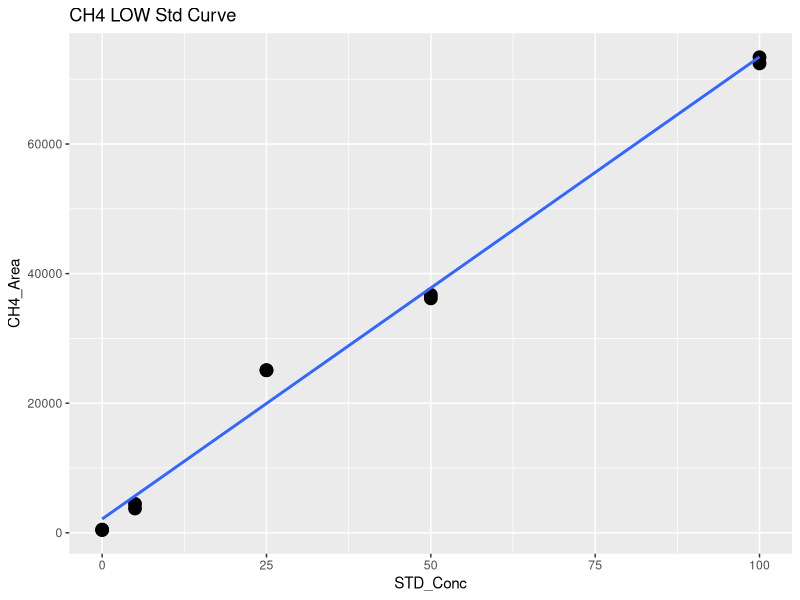
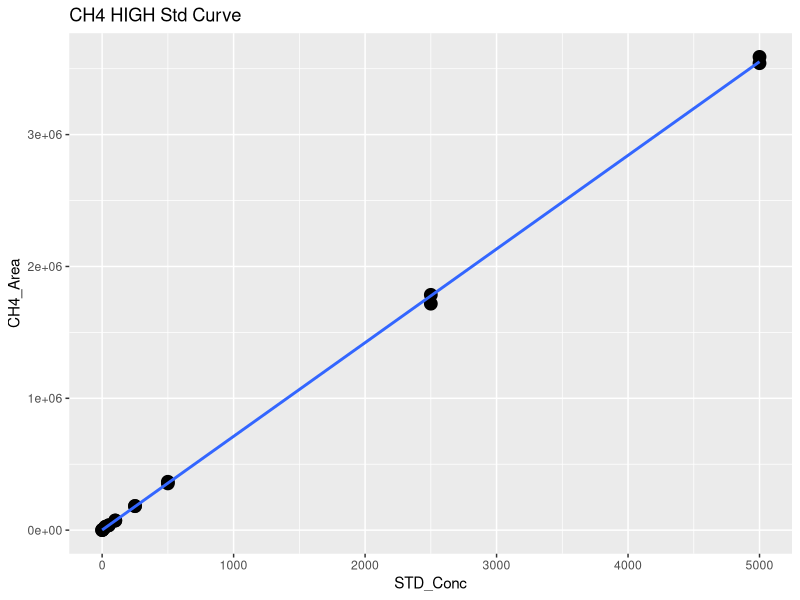
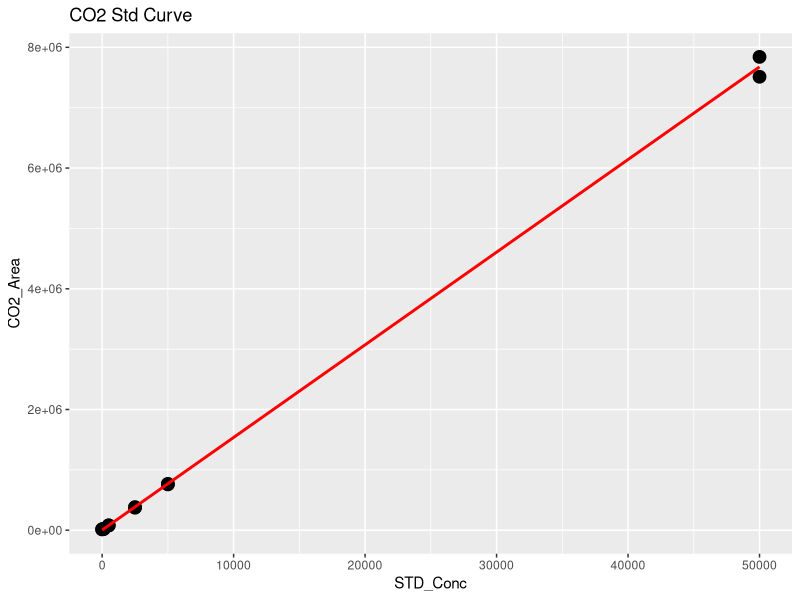
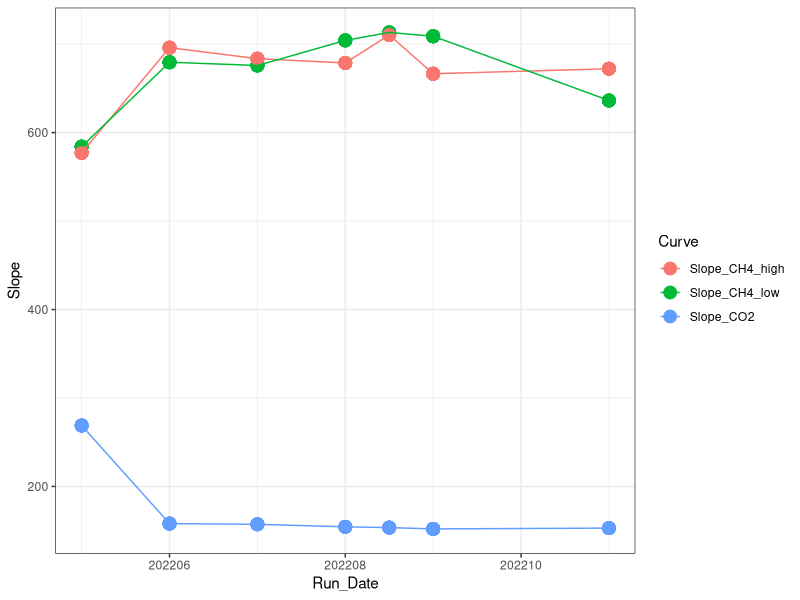

Recreate these plots in R, in order. (Note: this script raises an error after producing the figures.)
## ---- chunk 1
library(dplyr)
library(ggplot2)
library(ggpubr)
library(stringr)
library(readxl)
library(tidyr)
library(tibble)
## ---- chunk 2

#Read in June Data 
raw <- read.csv("Raw Data/COMPASS_CBSYN_TGW_202208a.csv")
head(raw)

#pull out methane standards
stds_ch4 <-  raw %>%  
  filter(str_detect(Sample_Type, "STD_CH4"))
#head(stds_ch4)

#split into high curve and low curve for CH4
stds_ch4_low <- stds_ch4  %>%  
  filter(!STD_Conc > 100)

#Low curve for CH4
CH4_Low <- ggplot(stds_ch4_low, aes(STD_Conc, CH4_Area)) + geom_point(size=4) + 
  geom_smooth(method = "lm", se = FALSE) + labs(title="CH4 LOW Std Curve")
CH4_Low

CH4_Low_lm <- lm(stds_ch4_low$CH4_Area ~ stds_ch4_low$STD_Conc)
summary(CH4_Low_lm)
cf <- coef(CH4_Low_lm)

#create data frame with 1 rows and 0 columns
Slope_CH4_low <- data.frame(matrix(ncol = 0, nrow = 1))
Slope_CH4_low$Curve <- "Slope_CH4_low"
Slope_CH4_low$R2 <- summary(CH4_Low_lm)$adj.r.squared
Slope_CH4_low$Slope <- cf[2]
Slope_CH4_low$Intercept <- cf[1]
#head(Slope_CH4_low)

#High curve for CH4
CH4_High <- ggplot(stds_ch4, aes(STD_Conc, CH4_Area)) + geom_point(size=4) + 
  geom_smooth(method = "lm", se = FALSE) + labs(title="CH4 HIGH Std Curve")
CH4_High

stds_ch4_lm <- lm(stds_ch4$CH4_Area ~ stds_ch4$STD_Conc)
summary(stds_ch4_lm)
cf <- coef(stds_ch4_lm)

#create data frame with 1 rows and 0 columns
Slope_CH4_high <- data.frame(matrix(ncol = 0, nrow = 1))
Slope_CH4_high$Curve <- "Slope_CH4_high"
Slope_CH4_high$R2 <- summary(stds_ch4_lm)$adj.r.squared
Slope_CH4_high$Slope <- cf[2]
Slope_CH4_high$Intercept <- cf[1]
#head(Slope_CH4_high)

#pull out co2 standards
stds_co2 <-  raw %>%  
  filter(str_detect(Sample_Type, "STD_CO2"))
#head(stds_co2)

#CO2 Curve
CO2_stds <- ggplot(stds_co2, aes(STD_Conc, CO2_Area)) + geom_point(size=4) + 
  geom_smooth(method = "lm", se = FALSE, color="red") + labs(title="CO2 Std Curve")
CO2_stds

stds_co2_lm <- lm(stds_co2$CO2_Area ~ stds_co2$STD_Conc)
summary(stds_co2_lm)
cf <- coef(stds_co2_lm)

#create data frame with 1 rows and 0 columns
Slope_CO2 <- data.frame(matrix(ncol = 0, nrow = 1))
Slope_CO2$Curve <- "Slope_CO2"
Slope_CO2$R2 <- summary(stds_co2_lm)$adj.r.squared
Slope_CO2$Slope <- cf[2]
Slope_CO2$Intercept <- cf[1]
#head(Slope_CO2)

#pull all the slopes together into one dataframe 
Slopes <- rbind(Slope_CH4_low, Slope_CH4_high, Slope_CO2)
#head(Slopes)

Slopes$Run_Date <- c(202208.5, 202208.5, 202208.5)

log <- read.csv("Raw Data/COMPASS_Synoptic_Varian_TGAS_QAQC_2022.csv")
head(log)
log <- log[ ,-c(1)]
log <- rbind(log, Slopes)

Slopes_chk <- ggplot(log, aes(Run_Date, Slope, col=Curve)) + geom_point(size=4) + geom_line() + theme_bw()
Slopes_chk

write.csv(log, "Raw Data/COMPASS_Synoptic_Varian_TGAS_QAQC_2022.csv")
## ---- chunk 3
#head(raw)

#pull out methane standards
Samples <-  raw %>%  
  filter(!str_detect(Sample_Type, "STD_CH4")) %>%  
  filter(!str_detect(Sample_Type, "STD_CO2")) %>%  
  filter(!str_detect(Sample_Type, "Blank")) %>%  
  filter(!str_detect(Sample_Type, "Chk_STD")) %>%  
   filter(!str_detect(Sample_Type, "CHKSTD")) %>%
  filter(!str_detect(Sample_Type, "CHK_STD")) %>%
  filter(!str_detect(Sample_Type, "NA"))
#head(Samples)

#Now flag any areas that are above the 100ppm area for CH4
Samples$CH4_Curve <- ifelse(Samples$CH4_Area >71000, "High", "Low")
#head(Samples)

#Calculate CH4 concentrations in ppm
Samples$CH4_Conc_ppm <- ifelse(Samples$CH4_Area >71000, (Samples$CH4_Area-Slope_CH4_high$Intercept)/Slope_CH4_high$Slope,                                       (Samples$CH4_Area-Slope_CH4_low$Intercept)/Slope_CH4_low$Slope )

#Calculate CO2 concentrations in ppm 
Samples$CO2_Conc_ppm <- ((Samples$CO2_Area-Slope_CO2$Intercept)/Slope_CO2$Slope) 

#head(Samples)

##########make flags for any dilutions needed 
#highest CH4 standard = 10000
#highest CO2 standard = 50000

Samples$CH4_Flag <- ifelse(Samples$CH4_Conc_ppm >10000, "Needs Dilution", "Within Range")
Samples$CO2_Flag <- ifelse(Samples$CO2_Conc_ppm >50000, "Needs Dilution", "Within Range")
#head(Samples)

## ---- chunk 4

chks <-  raw %>%  
  filter(!str_detect(Sample_Type, "STD_CH4")) %>%  
  filter(!str_detect(Sample_Type, "STD_CO2")) %>%  
  filter(!str_detect(Sample_Type, "Blank")) %>%  
  filter(!str_detect(Sample_Type, "Unknown")) %>%  
  filter(!str_detect(Sample_Type, "NA"))
#head(chks)

#Calculate CH4 concentrations in ppm
chks$CH4_Conc_ppm <- ifelse(chks$CH4_Area >71000, 
                      (chks$CH4_Area-Slope_CH4_high$Intercept)/Slope_CH4_high$Slope,                                       (chks$CH4_Area-Slope_CH4_low$Intercept)/Slope_CH4_low$Slope )

#Calculate CO2 concentrations in ppm 
chks$CO2_Conc_ppm <- ((chks$CO2_Area-Slope_CO2$Intercept)/Slope_CO2$Slope)



#change this if check standard concentrations are different 
level_ch4 <- 100      #ppm
level_co2 <- 500   #ppm

#calculate percent difference of check standards 
chks$Ch4_diff <- ((chks$CH4_Conc_ppm - level_ch4)/((chks$CH4_Conc_ppm + level_ch4)/2)) * 100
chks$CH4_diff_flag <-  ifelse(chks$Ch4_diff <10, 'YES', 'NO, rerun')

chks$CO2_diff <- ((chks$CO2_Conc_ppm - level_co2)/((chks$CO2_Conc_ppm + level_co2)/2)) * 100
chks$CO2_diff_flag <-  ifelse(chks$CO2_diff <10, 'YES', 'NO, rerun')

#now plot the Ch4 concentrations and the CO2 concentrations vs. the expected concentration 
#then also make the color the percent difference between the expected and observed concentration 

ch4_chk <-  ggplot(data = chks, aes(x = Sample_ID, y = CH4_Conc_ppm, fill=CH4_diff_flag)) +
       geom_bar(stat = 'identity') + 
        scale_fill_manual(values=c("darkgreen", "darkgrey"))+
        #scale_fill_gradient2(low='red', mid='white', high='blue', space='Lab') + 
        theme_classic() + labs(x= " ", y="Percent Difference  (%)", title="Check Stds: CH4") + 
        theme(legend.position="bottom") +  geom_hline(yintercept=level_ch4, linetype="dashed", 
                color = "black", size=1)


co2_chk <-  ggplot(data = chks, aes(x = Sample_ID, y = CO2_Conc_ppm, fill=CO2_diff_flag)) +
       geom_bar(stat = 'identity') + 
        scale_fill_manual(values=c("darkgreen", "darkgrey"))+
        #scale_fill_gradient2(low='red', mid='white', high='blue', space='Lab') + 
        theme_classic() + labs(x= " ", y="Percent Difference  (%)", title="Check Stds: CO2") + 
        theme(legend.position="bottom") +  geom_hline(yintercept=level_co2, linetype="dashed", 
                color = "black", size=1)

ggarrange(ch4_chk, co2_chk, nrow=1, ncol=2)


## ---- chunk 5

#multiply the concentration by the dilution factor
Samples$CH4_Conc_ppm_dilcorr <- (Samples$CH4_Conc_ppm * Samples$Dilution_Factor)

Samples$CO2_Conc_ppm_dilcorr <- (Samples$CO2_Conc_ppm * Samples$Dilution_Factor)

#check results
#head(Samples)

#quick first look at the samples 
ch4_samples <-  ggplot(data = Samples, aes(x = Sample_ID, y = CH4_Conc_ppm, fill=CH4_Flag)) +
       geom_bar(stat = 'identity') + 
        scale_fill_manual(values=c( "darkgreen", "red" ))+
        #scale_fill_gradient2(low='red', mid='white', high='blue', space='Lab') + 
        theme_classic() + labs(x= " ", y="CH4 (ppm)", title="CH4: Green = Within Range") + 
        theme(legend.position="none") 


co2_samples <-  ggplot(data = Samples, aes(x = Sample_ID, y = CO2_Conc_ppm, fill=CO2_Flag)) +
       geom_bar(stat = 'identity') + 
        scale_fill_manual(values=c("red","darkgreen" ))+
        #scale_fill_gradient2(low='red', mid='white', high='blue', space='Lab') + 
        theme_classic() + labs(x= " ", y="CO2 (ppm)", title="CO2: Green = Within Range") + 
        theme(legend.position="none") 

ggarrange(ch4_samples, co2_samples, nrow=1, ncol=2)


## ---- chunk 6

#check results
head(Samples)

#pull out what we need 
Samples1 <- Samples[ ,c(1:3,5:9,13, 18:21)]
head(Samples1)

Samples1 <- Samples1 %>%
  separate(Sample_ID, into = c("Site", "Gas_Sample", "Zone", "Tree_Code", "Replicate"), sep = "_", remove = FALSE) %>%
  mutate(Tree_Info = case_when(
    Tree_Code == "DS" ~ "Dead Standing",
    Tree_Code == "SF" ~ "Sapflow Monitoring",
    TRUE ~ "Other"  # Optional: handles any values that aren't DS or SF
  )) %>%
  mutate(Status = case_when(
    Tree_Code == "DS" ~ "Dead Standing",
    Tree_Code == "SF" ~ "Living",
    TRUE ~ "Other"  
  )) %>%
  mutate(Project = "COMPASS: Synoptic", 
         Region = "CB") %>%
  rename( Year = Sample_Year,
          Month = Sample_Month,
          CH4_ppm = CH4_Conc_ppm_dilcorr , 
          CO2_ppm = CO2_Conc_ppm_dilcorr )  %>%
  mutate(CH4_Flag = case_when(
    CH4_Flag == "Needs_Dilution" ~ "Over Std Curve Range",
    TRUE ~ "Within Std Curve Range"  
  )) %>%
  mutate(CO2_Flag = case_when(
    CO2_Flag == "Needs_Dilution" ~ "Over Std Curve Range",
    TRUE ~ "Within Std Curve Range"  
  ))

final <- Samples1 %>%
  select( "Project", "Region" , "Year","Month" ,"Site", "Zone", "Gas_Sample",
          "Sample_ID", "Tree_Code", "Replicate", "Status", "Tree_Info",
          "CH4_ppm", "CH4_Flag", "CO2_ppm", "CO2_Flag")

write.csv(final, "Processed Data/COMPASS_Synoptic_TGW_202208a_Processed.csv")
